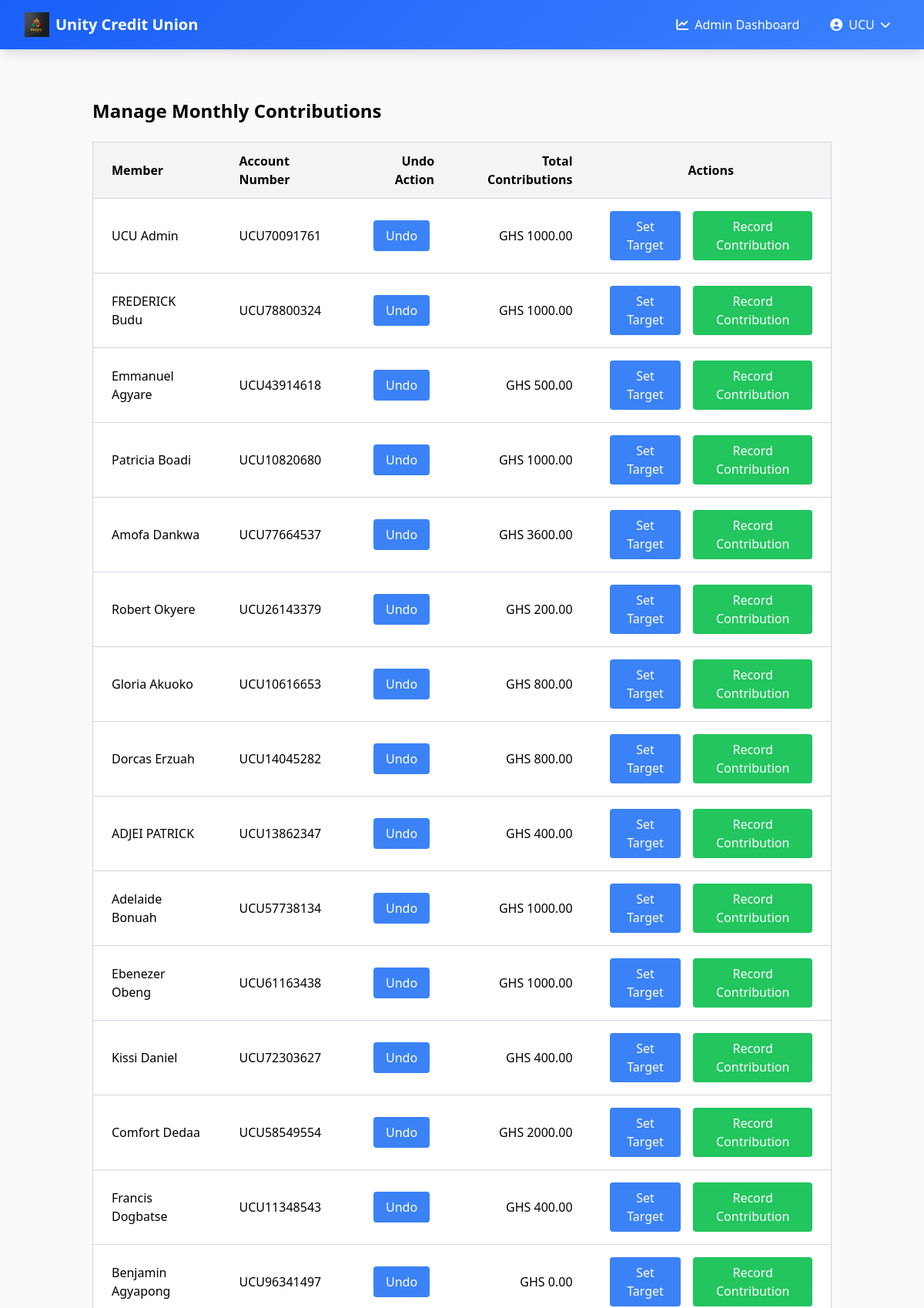
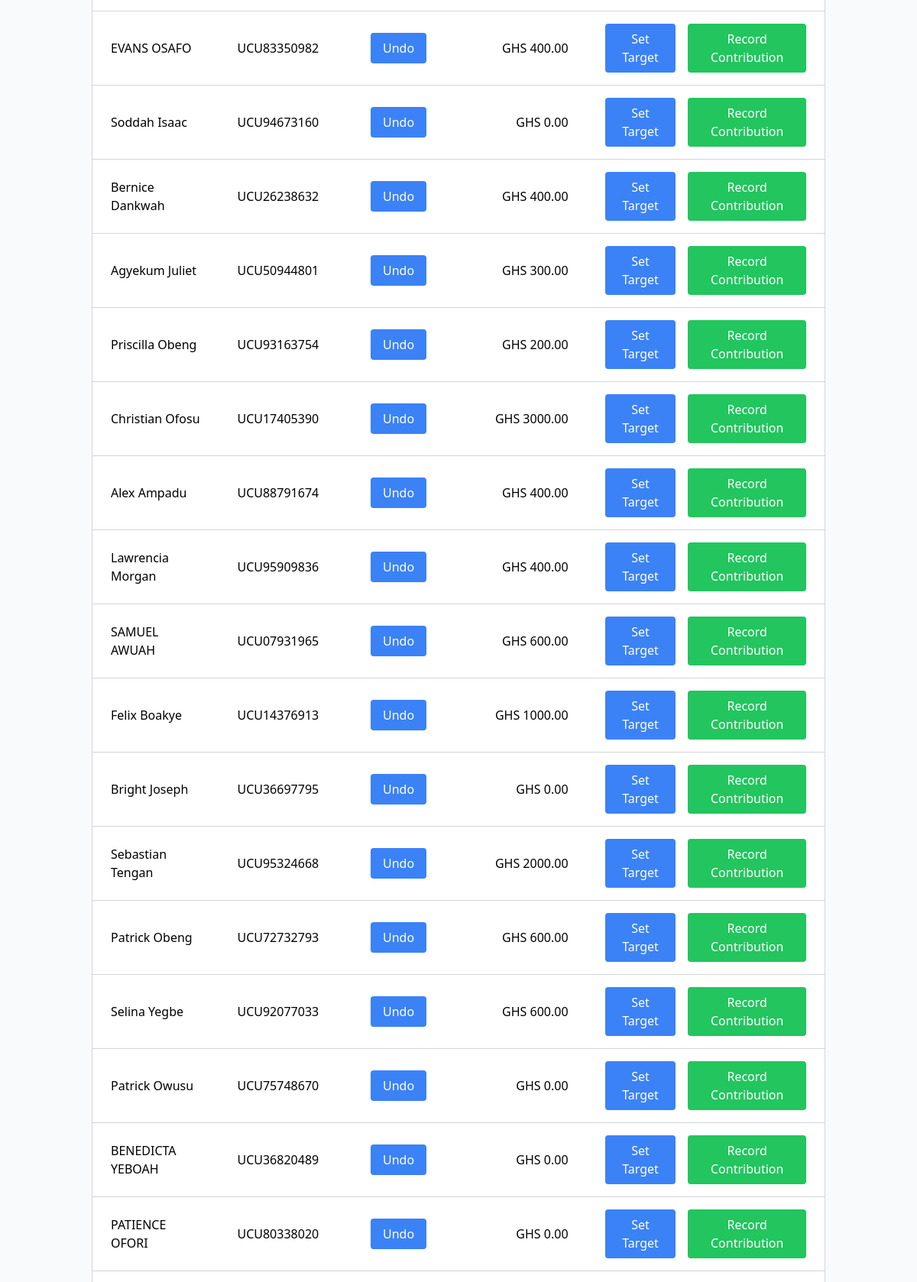
/admin/manage_contributions (signed in, upper part), run on the app's committed database (2 pictures, top to bottom).
### app.py (models this page shows, shortened)
class User(UserMixin, db.Model):
    __tablename__ = 'user'
    id = db.Column(db.Integer, primary_key=True)
    email = db.Column(db.String(120), unique=True, nullable=False)
    password_hash = db.Column(db.String(128), nullable=False)
    is_verified = db.Column(db.Boolean, default=False)
    is_admin = db.Column(db.Boolean, default=False)
    national_id = db.Column(db.String(20), unique=True, nullable=False)
    account_number = db.Column(db.String(20), unique=True)
    first_name = db.Column(db.String(50), nullable=False)
    last_name = db.Column(db.String(50), nullable=False)
    other_names = db.Column(db.String(50), nullable=True)
    date_of_birth = db.Column(db.Date, nullable=False)
    occupation = db.Column(db.String(100), nullable=False)
    phone_number = db.Column(db.String(20), nullable=False)
    address = db.Column(db.String(200), nullable=False)
    city = db.Column(db.String(100), nullable=False)
    state = db.Column(db.String(100), nullable=False)
    country = db.Column(db.String(100), nullable=False)
    national_id_file = db.Column(db.String(255), nullable=True)  # File path to uploaded National ID
    contributions = db.relationship('Contribution', backref='user', lazy=True)
    loans = db.relationship('Loan', backref='user', lazy=True, foreign_keys='Loan.user_id')
    guarantees = db.relationship('Loan', backref='guarantor', lazy=True, foreign_keys='Loan.guarantor_id')

### app.py (the view)
@app.route('/admin/manage_contributions')
@login_required
def manage_contributions():
    if not current_user.is_admin:
        flash('You do not have permission to access this page.', 'error')
        return redirect(url_for('dashboard'))
    users = User.query.filter_by(is_verified=True).all()
    current_month = datetime.now().strftime('%Y-%m')
    user_data = []
    for user in users:
        monthly_target = MonthlySavingsTarget.query.filter_by(
            user_id=user.id,
            is_active=True
        ).first()
        monthly_contribution = Contribution.query.filter_by(
            user_id=user.id,
            month=current_month,
            contribution_type='monthly_savings'
        ).first()
        total_contributions = db.session.query(db.func.sum(Contribution.amount))\
            .filter(Contribution.user_id == user.id)\
            .scalar() or 0.0
        user_data.append({
            'user': user,
            'monthly_target': monthly_target,
            'monthly_contribution': monthly_contribution,
            'total_contributions': total_contributions
        })
    return render_template('admin_manage_contributions.html',
                         user_data=user_data,
                         current_month=current_month)

### app.py (called while the page is built)
@login_manager.user_loader
def load_user(user_id):
    return User.query.get(int(user_id))

### templates/admin_manage_contributions.html (shortened to what this page needs)
{% extends "base.html" %} {% block content %}
<div class="container mx-auto px-4 py-8">
  <h1 class="text-2xl font-bold mb-6">Manage Monthly Contributions</h1>
  <div class="overflow-x-auto">
    <table class="min-w-full bg-white border border-gray-300">
      <thead>
        <tr>
          <th class="px-6 py-3 bg-gray-100 text-left">Member</th>
          <th class="px-6 py-3 bg-gray-100 text-left">Account Number</th>
          <th class="px-6 py-3 bg-gray-100 text-right">Undo Action</th>
          <th class="px-6 py-3 bg-gray-100 text-right">Total Contributions</th>
          <th class="px-6 py-3 bg-gray-100 text-center">Actions</th>
        </tr>
      </thead>
      <tbody>
        {% for data in user_data %}
        <tr class="border-t border-gray-300">
          <td class="px-6 py-4">
            {{ data.user.first_name }} {{ data.user.last_name }}
          </td>
          <td class="px-6 py-4">{{ data.user.account_number }}</td>
          <td class="px-6 py-4 text-right">
            <div class="flex justify-center space-x-4">
              <a
                href="/admin/undo_monthly_contribution/{{data.user.id}}"
                class="bg-blue-500 text-white px-4 py-2 rounded hover:bg-blue-600"
              >
                Undo
              </a>
          </td>
          <td class="px-6 py-4 text-right">
            GHS {{ "%.2f"|format(data.total_contributions) }}
          </td>
          <td class="px-6 py-4">
            <div class="flex justify-center space-x-4">
              <button
                onclick="showTargetModal('{{ data.user.id }}')"
                class="bg-blue-500 text-white px-4 py-2 rounded hover:bg-blue-600"
              >
                Set Target
              </button>
              <button
                onclick="showContributionModal('{{ data.user.id }}')"
                class="bg-green-500 text-white px-4 py-2 rounded hover:bg-green-600"
              >
                Record Contribution
              </button>
            </div>
          </td>
        </tr>
        {% endfor %}
      </tbody>
    </table>
  </div>
</div>
{% endblock %}

### templates/base.html (shortened to what this page needs)
<!DOCTYPE html>
<html lang="en">
  <head>
    <script src="https://cdn.tailwindcss.com"></script>
    <link
      href="https://cdnjs.cloudflare.com/ajax/libs/font-awesome/6.0.0/css/all.min.css"
      rel="stylesheet"
    />
  </head>
  <body
    class="bg-gray-50 min-h-screen flex flex-col"
    x-data="{ mobileMenuOpen: false }"
  >
    <nav class="gradient-bg shadow-lg relative z-50">
      <div class="max-w-7xl mx-auto px-4 sm:px-6 lg:px-8">
        <div class="flex justify-between h-16">
          <div class="flex items-center">
            <a href="{{ url_for('home') }}" class="flex items-center">
              <img
                src="{{ url_for('static', filename='images/unitylogo.jpg')}}"
                alt="Unity Credit Union Logo"
                class="h-8 w-auto mr-2"
              />
              <span class="text-white text-xl font-bold"
                >Unity Credit Union</span
              >
            </a>
          </div>
          <div class="hidden md:flex items-center space-x-4">
            {% if current_user.is_authenticated %} {% if current_user.is_admin
            %}
            <a
              href="{{ url_for('admin_dashboard') }}"
              class="text-white hover:text-primary-100 transition-colors duration-200 px-3 py-2 rounded-md hover:bg-primary-700"
            >
              <i class="fas fa-chart-line mr-2"></i>Admin Dashboard
            </a>
            {% endif %}
            <div class="relative" x-data="{ open: false }">
              <button
                @click="open = !open"
                @click.away="open = false"
                class="flex items-center text-white hover:text-primary-100 transition-colors duration-200 px-3 py-2 rounded-md hover:bg-primary-700"
              >
                <i class="fas fa-user-circle mr-2"></i>
                {{ current_user.first_name }}
                <i
                  class="fas fa-chevron-down ml-2 text-sm transition-transform"
                  :class="{ 'transform rotate-180': open }"
                ></i>
              </button>
            </div>
            {% endif %}
          </div>
        </div>
      </div>
    </nav>
    <main class="flex-grow container mx-auto px-4 py-8">
      {% block content %}{% endblock %}
    </main>
  </body>
</html>

### templates/base.html (style rules this page uses)
.gradient-bg { background: linear-gradient(135deg, #1a5ff7 0%, #3b82ff 100%); }

### data on the page
User: first_name "UCU", user.first_name "UCU", user.last_name "Admin", user.account_number "UCU70091761"
User: user.first_name "FREDERICK", user.last_name "Budu", user.account_number "UCU78800324"
User: user.first_name "Emmanuel", user.last_name "Agyare", user.account_number "UCU43914618"
User: user.first_name "Patricia", user.last_name "Boadi", user.account_number "UCU10820680"
User: user.first_name "Amofa", user.last_name "Dankwa", user.account_number "UCU77664537"
User: user.first_name "Robert", user.last_name "Okyere", user.account_number "UCU26143379"
User: user.first_name "Gloria", user.last_name "Akuoko", user.account_number "UCU10616653"
User: user.first_name "Dorcas", user.last_name "Erzuah", user.account_number "UCU14045282"
User: user.first_name "ADJEI", user.last_name "PATRICK", user.account_number "UCU13862347"
User: user.first_name "Adelaide", user.last_name "Bonuah", user.account_number "UCU57738134"
User: user.first_name "Ebenezer", user.last_name "Obeng", user.account_number "UCU61163438"
User: user.first_name "Kissi", user.last_name "Daniel", user.account_number "UCU72303627"
User: user.first_name "Comfort", user.last_name "Dedaa", user.account_number "UCU58549554"
User: user.first_name "Francis", user.last_name "Dogbatse", user.account_number "UCU11348543"
User: user.first_name "Benjamin", user.last_name "Agyapong", user.account_number "UCU96341497"
User: user.first_name "EVANS", user.last_name "OSAFO", user.account_number "UCU83350982"
User: user.first_name "Soddah", user.last_name "Isaac", user.account_number "UCU94673160"
User: user.first_name "Bernice", user.last_name "Dankwah", user.account_number "UCU26238632"
User: user.first_name "Agyekum", user.last_name "Juliet", user.account_number "UCU50944801"
User: user.first_name "Priscilla", user.last_name "Obeng", user.account_number "UCU93163754"
User: user.first_name "Christian", user.last_name "Ofosu", user.account_number "UCU17405390"
User: user.first_name "Alex", user.last_name "Ampadu", user.account_number "UCU88791674"
User: user.first_name "Lawrencia", user.last_name "Morgan", user.account_number "UCU95909836"
User: user.first_name "SAMUEL", user.last_name "AWUAH", user.account_number "UCU07931965"
User: user.first_name "Felix", user.last_name "Boakye", user.account_number "UCU14376913"
User: user.first_name "Bright", user.last_name "Joseph", user.account_number "UCU36697795"
User: user.first_name "Sebastian", user.last_name "Tengan", user.account_number "UCU95324668"
User: user.first_name "Patrick", user.last_name "Obeng", user.account_number "UCU72732793"
User: user.first_name "Selina", user.last_name "Yegbe", user.account_number "UCU92077033"
User: user.first_name "Patrick", user.last_name "Owusu", user.account_number "UCU75748670"
User: user.first_name "BENEDICTA", user.last_name "YEBOAH", user.account_number "UCU36820489"
User: user.first_name "PATIENCE", user.last_name "OFORI", user.account_number "UCU80338020"

### other printed values
{{ "%.2f"|format(data.total_contributions) }} "1000.00" "1000.00" "500.00" "1000.00" "3600.00" "200.00" "800.00" "800.00" "400.00" "1000.00" "1000.00" "400.00" "2000.00" "400.00" "0.00" "400.00" "0.00" "400.00" "300.00" "200.00" "3000.00" "400.00" "400.00" "600.00" "1000.00" "0.00" "2000.00" "600.00" "600.00" "0.00" "0.00" "0.00"
